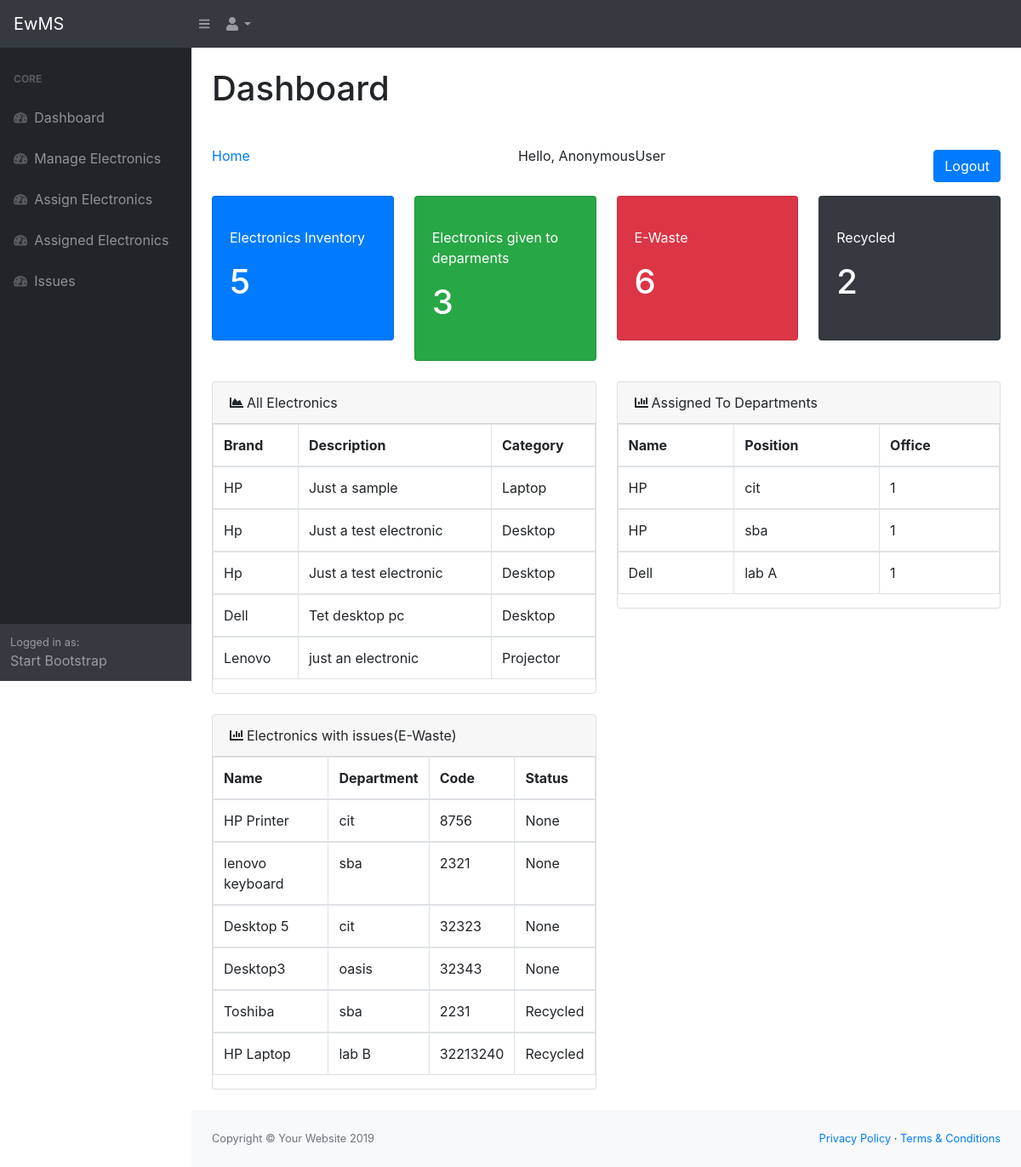
The page / on the database its author committed.
### general/models.py (models this page shows, shortened)
class Electronics(models.Model):
    category_list = (
    ('Laptop','Laptop'),
    ('Desktop','Desktop'),
    ('Printer','Printer'),
    ('Projector','Projector'),
    ('Keyboard','Keyboard'),
    ('Mouse','Mouse'),
    )
    Brand_list = (
         ('Dell','Dell'),
         ('Hp','Hp'),
         ('Lenovo','Lenovo'),
         ('Acer','Acer'),
         ('Others','Others'),
    )
    Brand = models.CharField(choices=Brand_list, max_length=200, null=True)
    YearOfRelease = models.CharField(max_length=4, null=True)
    SerialNumber = models.CharField(max_length=200, null=True)
    Category = models.CharField(choices=category_list, max_length=200, null=True)
    Description = models.TextField(max_length=200, null=True)
    def __str__(self):
        return self.Brand

class AssignElectronics(models.Model):
    dep_list = (
         ('cit','Computing and Information Tecnology'),
        ('sba', 'Procurement and Logistics'),
        ('oasis', 'oasis'),
        ('lab A', 'lab A'),
        ('lab B', 'lab B'),
    )
    Item = models.ForeignKey(Electronics, on_delete=models.CASCADE)
    Department = models.CharField(choices=dep_list, max_length=200, null=True)
    Quantity = models.IntegerField( null=True)

class Report(models.Model):
    nu_departments = (
        ('cit','Computing and Information Tecnology'),
        ('sba', 'Procurement and Logistics'),
        ('oasis', 'oasis'),
        ('lab A', 'lab A'),
        ('lab B', 'lab B'),
    )
    issue_list = (
        ('Faulty Mouse','Faulty Keyboard'),
        ('Faulty System Unit', 'Faulty System Unit'),
        ('Faulty Monitor', 'Faulty Monitor'),
        ('Faulty Printer', 'Faulty Printer'),
        ('Faulty Projector', 'Faulty Projector'),
    )
    status_list = (
        ('Recycled','Recycled'),
        ('Disposed', 'Disposed'),
    )
    Name = models.CharField(max_length=200, null=True)
    Department = models.CharField(choices=nu_departments, null=True, max_length=200)
    Issue = models.CharField(choices=issue_list, max_length=200, null=True)
    Code = models.IntegerField( null=True)
    Status = models.CharField(choices=status_list, max_length=200, null=True)

### general/views.py (the view)
# urls.py: path('', include('general.urls'), name="admins")
def admins(request):
    num_ewaste = Report.objects.all().count()
    num_dep = AssignElectronics.objects.all().count()
    num_electronics = Electronics.objects.all().count()
    recycled = Report.objects.filter(Status="Recycled")
    num_recycled  = recycled.count()
    ReportedElectronics = Report.objects.all()
    AssignedElectronics = AssignElectronics.objects.all()
    AllElectronics = Electronics.objects.all()
    context = {
        'num_ewaste': num_ewaste,
        'num_dep': num_dep,
        'num_electronics': num_electronics,
        'num_recycled': num_recycled,
        'AllElectronics':AllElectronics,
        'AssignedElectronics':AssignedElectronics,
        'ReportedElectronics':ReportedElectronics
    }
    return render(request, 'general/admin.html', context)

### general/templates/general/admin.html (shortened to what this page needs)
{% extends 'general/base.html' %}
{% block content %}
<main>
    <div class="container-fluid">
        <h1 class="mt-4">Dashboard</h1>
        <div class="d-flex mb-3 align-items-center justify-content-between mt-4 mb-0">
                <a href="">Home</a>
                <span>Hello, {{request.user}} </span>
                <a href="{% url 'logout' %}" class="mt-4  btn btn-primary">Logout</a>
            </div>
        <div class="row">
            <div class="col-xl-3 col-md-6">
                <div class="card bg-primary text-white mb-4">
                    <div class="card-body mt-3 mb-3">
                    <p> Electronics Inventory <p>
                    <h1> {{num_electronics}} </h1>
                    </div>
                </div>
            </div>
            <div class="col-xl-3 col-md-6">
                <div class="card bg-success text-white mb-4">
                    <div class="card-body  mt-3 mb-3">
                    <p> Electronics given to deparments </p>
                    <h1>{{num_dep}} </h1>
                    </div>
                </div>
            </div>
            <div class="col-xl-3 col-md-6">
                <div class="card bg-danger text-white mb-4">
                    <div class="card-body  mt-3 mb-3">
                        <p> E-Waste</p>
                        <h1> {{num_ewaste}} </h1>
                    </div>
                </div>
            </div>
            <div class="col-xl-3 col-md-6">
                <div class="card bg-dark text-white mb-4">
                    <div class="card-body  mt-3 mb-3">
                     <p> Recycled</p>
                     <h1> {{num_recycled}} </h1>
                    </div>
                </div>
            </div>
        </div>
            <div class="row">
                <div class="col-xl-6">
                    <div class="card mb-4">
                        <div class="card-header"><i class="fas fa-chart-area mr-1"></i>All Electronics </div>
                            <div class="table-responsive">
                            <table class="table table-bordered" id="dataTable" width="100%" cellspacing="0">
                                <thead>
                                    <tr>
                                        <th>Brand</th>
                                        <th>Description</th>
                                        <th>Category</th>
                                    </tr>
                                </thead>
                                 {% for electronic in AllElectronics %}
                                <tbody>
                                    <tr>
                                        <td> {{electronic.Brand}} </td>
                                        <td>{{electronic.Description}}</td>
                                        <td>{{electronic.Category}}</td>
                                    </tr>
                                </tbody>
                                {% endfor %}
                            </table>
                        </div>
                    </div>
                </div>
                <div class="col-xl-6">
                    <div class="card mb-4">
                        <div class="card-header"><i class="fas fa-chart-bar mr-1"></i>Assigned To Departments</div>
                        <div class="table-responsive">
                            <table class="table table-bordered" id="dataTable" width="100%" cellspacing="0">
                                <thead>
                                    <tr>
                                        <th>Name</th>
                                        <th>Position</th>
                                        <th>Office</th>
                                    </tr>
                                    {% for electronic in AssignedElectronics %}
                                </thead>
                                <tbody>
                                    <tr>
                                        <td>{{electronic.Item}}</td>
                                        <td>{{electronic.Department}}</td>
                                        <td>{{electronic.Quantity}}</td>
                                    </tr>
                                    {% endfor %}
                                </tbody>
                            </table>
                        </div>
                    </div>
                </div>
                <div class="col-xl-6">
                    <div class="card mb-4">
                        <div class="card-header"><i class="fas fa-chart-bar mr-1"></i>Electronics with issues(E-Waste)</div>
                        <div class="table-responsive">
                            <table class="table table-bordered" id="dataTable" width="100%" cellspacing="0">
                                <thead>
                                    <tr>
                                        <th>Name</th>
                                        <th>Department</th>
                                        <th>Code</th>
                                        <th>Status</th>
                                    </tr>
                                </thead>
                                {% for electronic in ReportedElectronics%}
                                <tbody>
                                    <tr>
                                        <td>{{electronic.Name}}</td>
                                        <td>{{electronic.Department}}</td>
                                        <td>{{electronic.Code}}</td>
                                        <td>{{electronic.Status}}</td>
                                    </tr>
                                </tbody>
                                {% endfor %}
                            </table>
                        </div>
                    </div>
                </div>
            </div>
    </div>
</main>
{% endblock content %}

### general/templates/general/base.html (shortened to what this page needs)
{% load static %}
<!DOCTYPE html>
<html lang="en">
    <head>
        <link href="{% static 'css/styles.css' %}" rel="stylesheet"/>
        <link href="https://cdn.datatables.net/1.10.20/css/dataTables.bootstrap4.min.css" rel="stylesheet" />
    </head>
    <body class="sb-nav-fixed">
        <nav class="sb-topnav navbar navbar-expand navbar-dark bg-dark">
            <a class="navbar-brand" href="index.html">EwMS</a><button class="btn btn-link btn-sm order-1 order-lg-0" id="sidebarToggle" href="#"><i class="fas fa-bars"></i></button
            <ul class="navbar-nav ml-auto ml-md-0">
                <li class="nav-item dropdown">
                    <a class="nav-link dropdown-toggle" id="userDropdown" href="#" role="button" data-toggle="dropdown" aria-haspopup="true" aria-expanded="false"><i class="fas fa-user fa-fw"></i></a>
                </li>
            </ul>
        </nav>
        <div id="layoutSidenav">
            <div id="layoutSidenav_nav">
                <nav class="sb-sidenav accordion sb-sidenav-dark" id="sidenavAccordion">
                    <div class="sb-sidenav-menu">
                        <div class="nav">
                            <div class="sb-sidenav-menu-heading">Core</div>
                            <a class="nav-link" href="{% url 'index' %}"
                                ><div class="sb-nav-link-icon"><i class="fas fa-tachometer-alt"></i></div>
                                Dashboard</a
                            >
                            <a class="nav-link" href="{% url 'manage_electronics'%}"
                                ><div class="sb-nav-link-icon"><i class="fas fa-tachometer-alt"></i></div>
                                Manage Electronics</a
                            >
                            <a class="nav-link" href="{% url 'assign' %}"
                                ><div class="sb-nav-link-icon"><i class="fas fa-tachometer-alt"></i></div>
                                Assign Electronics</a
                            >
                            <a class="nav-link" href="{% url 'assigned' %}"
                                ><div class="sb-nav-link-icon"><i class="fas fa-tachometer-alt"></i></div>
                                Assigned Electronics</a
                            >
                            <a class="nav-link" href="{% url 'issues' %}"
                                ><div class="sb-nav-link-icon"><i class="fas fa-tachometer-alt"></i></div>
                                Issues</a
                            >
                        </div>
                    </div>
                    <div class="sb-sidenav-footer">
                        <div class="small">Logged in as:</div>
                        Start Bootstrap
                    </div>
                </nav>
            </div>
            <div id="layoutSidenav_content">
{% block content %}
 {% endblock content %}
 <footer class="py-4 bg-light mt-auto">
                    <div class="container-fluid">
                        <div class="d-flex align-items-center justify-content-between small">
                            <div class="text-muted">Copyright &copy; Your Website 2019</div>
                            <div>
                                <a href="#">Privacy Policy</a>
                                &middot;
                                <a href="#">Terms &amp; Conditions</a>
                            </div>
                        </div>
                    </div>
                </footer>
            </div>
        </div>
    </body>
</html>

### rows shown on the page
Electronics: Brand "HP", Description "Just a sample", Category "Laptop"
Electronics: Brand "Hp", Description "Just a test electronic", Category "Desktop"
Electronics: Brand "Hp", Description "Just a test electronic", Category "Desktop"
Electronics: Brand "Dell", Description "Tet desktop pc", Category "Desktop"
Electronics: Brand "Lenovo", Description "just an electronic", Category "Projector"
AssignElectronics: Item "HP", Department "cit", Quantity "1"
AssignElectronics: Item "HP", Department "sba", Quantity "1"
AssignElectronics: Item "Dell", Department "lab A", Quantity "1"
Report: Name "HP Printer", Department "cit", Code "8756", Status "None"
Report: Name "lenovo keyboard", Department "sba", Code "2321", Status "None"
Report: Name "Desktop 5", Department "cit", Code "32323", Status "None"
Report: Name "Desktop3", Department "oasis", Code "32343", Status "None"
Report: Name "Toshiba", Department "sba", Code "2231", Status "Recycled"
Report: Name "HP Laptop", Department "lab B", Code "32213240", Status "Recycled"

### other values the page prints
{{ request.user }} "AnonymousUser"
{{ num_electronics }} "5"
{{ num_dep }} "3"
{{ num_ewaste }} "6"
{{ num_recycled }} "2"
